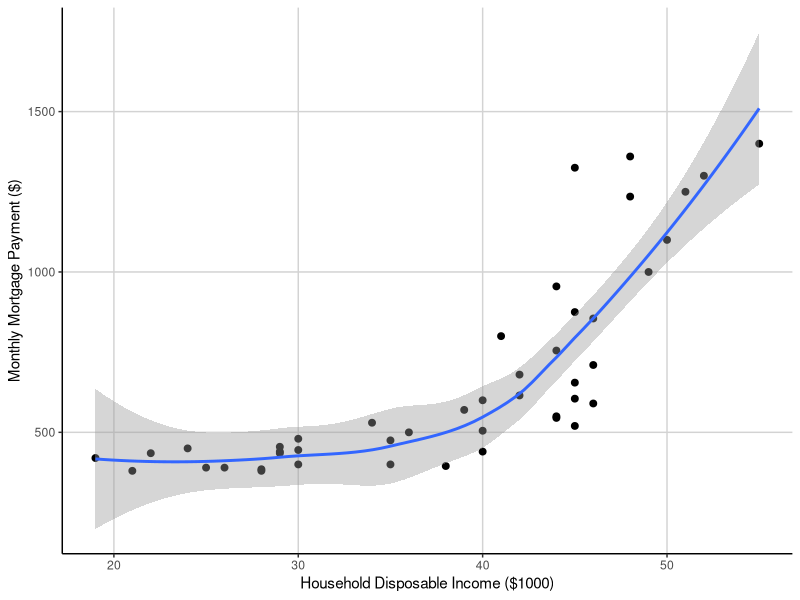
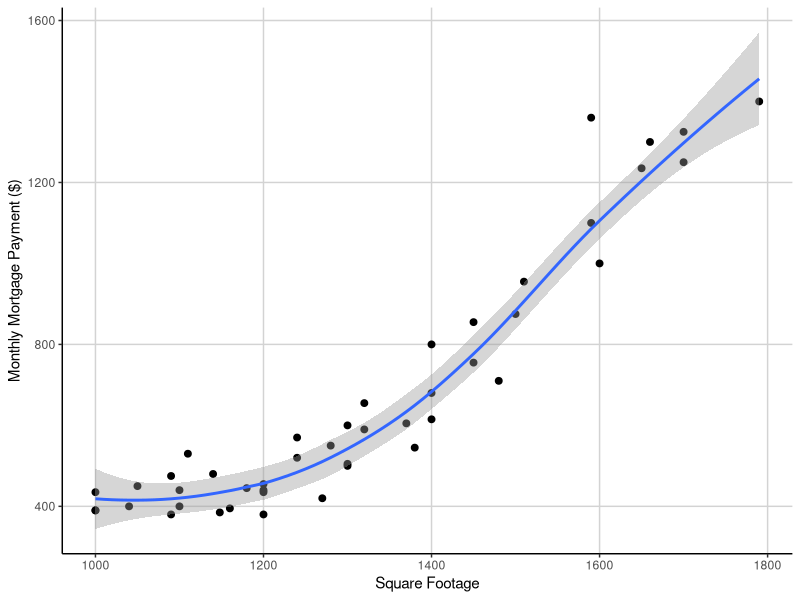
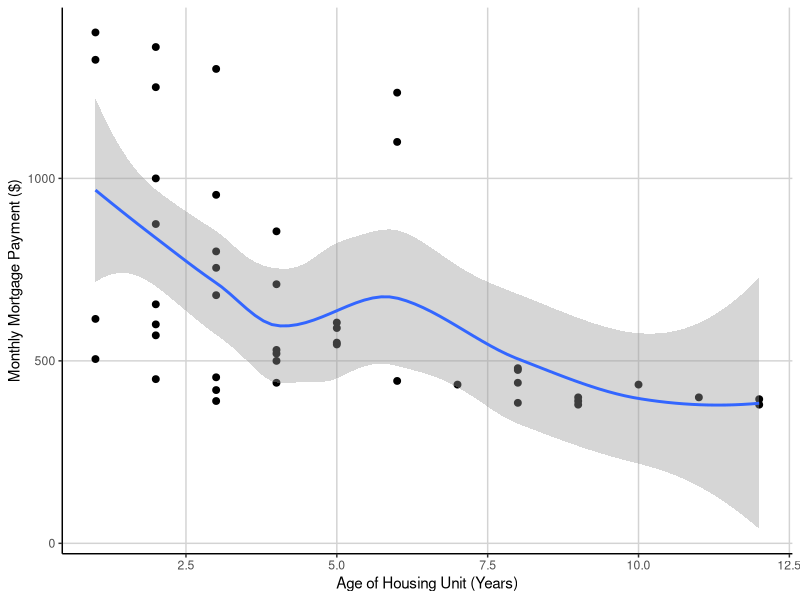
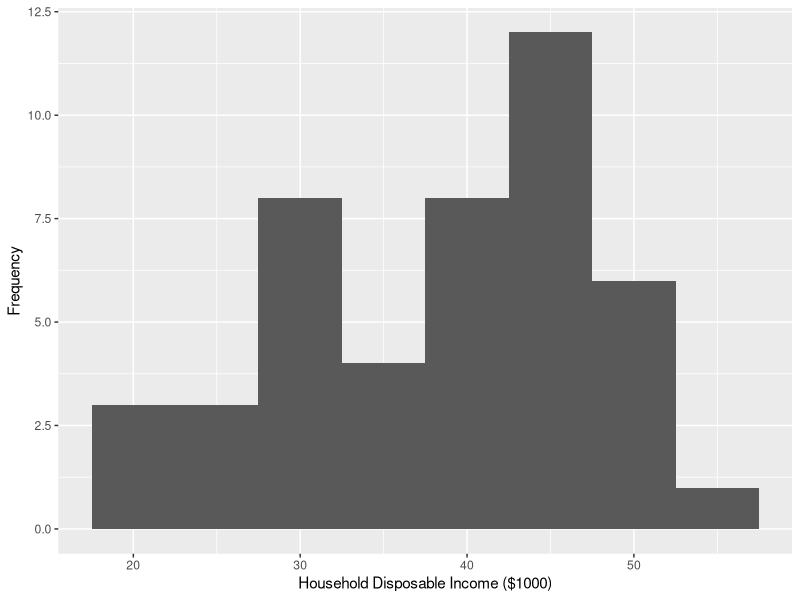
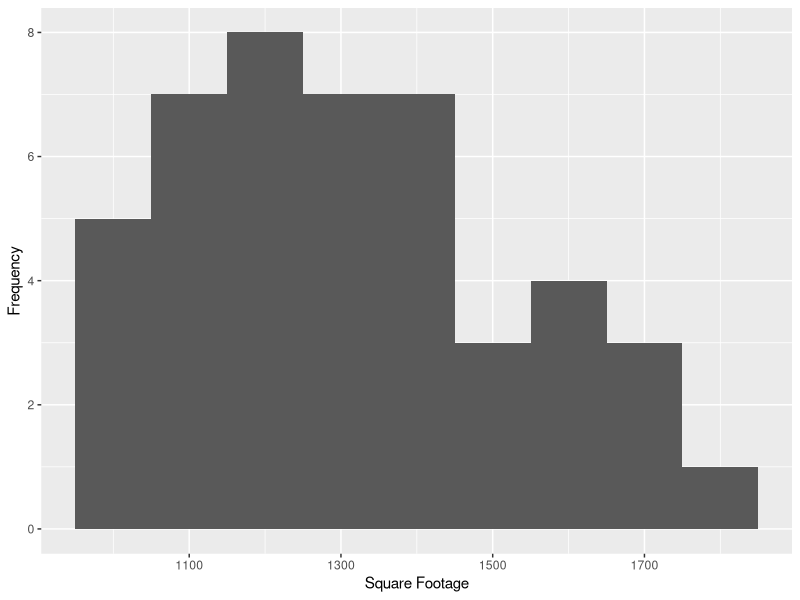
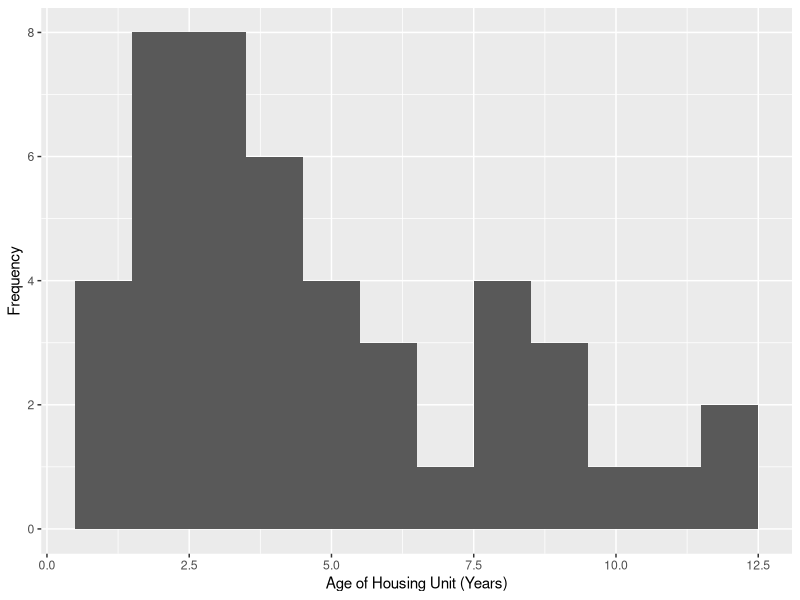
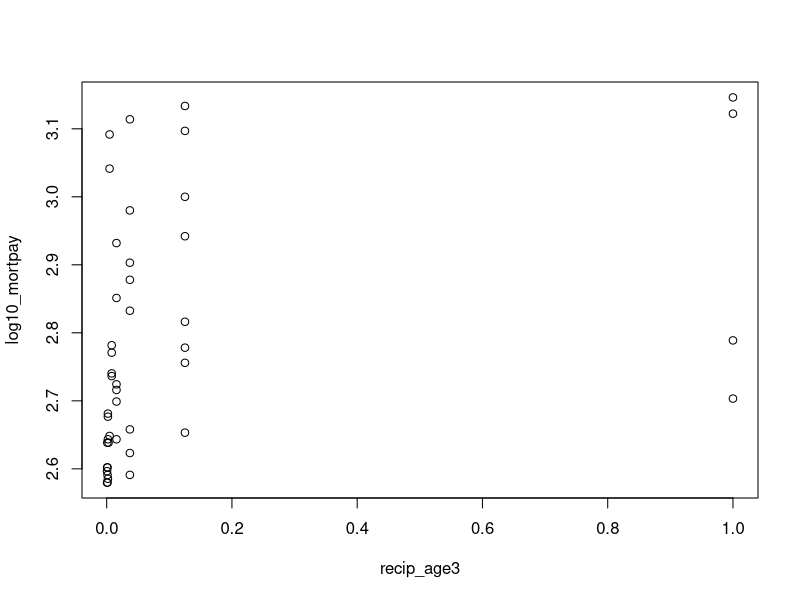
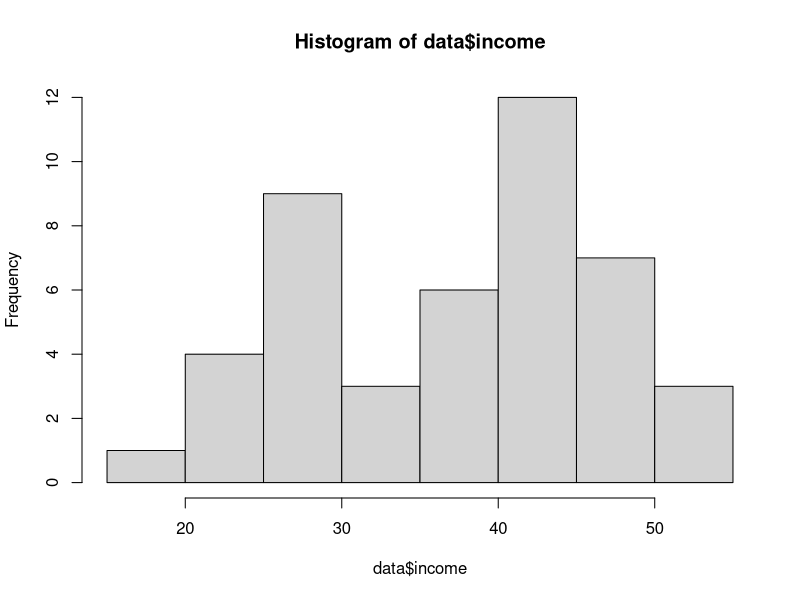

These figures' R source, in order: (Note: this script raises an error after producing the figures.)
# Ellen Bledsoe
# GEO6161 Lab 1 script
# Initiated: Feb. 12, 2016

# load library
library(dplyr)
library(ggplot2)

# read in file
data <- read.csv(file = "Lab_data.csv", header = TRUE)

# approach
  # scatterplots of variables against Y
  # check assumptions
  # add interactions?
  # run AIC and stepwise regressions to determine model of best fit

# prep the dataset
colnames(data) <- c("obs", "mortpay", "income", "sqfoot", "loans", "age")

# scatterplots of variables against Y
ggplot(data, aes(x = income, y = mortpay)) +
  geom_point(size = 2) +
  geom_smooth() +
  xlab("Household Disposable Income ($1000)") +
  ylab("Monthly Mortgage Payment ($)") + 
  theme(panel.background = element_blank(), axis.line = element_line(colour = "black"), panel.grid.major = element_line(colour = "light gray"))
ggsave(file = "mortpay_vs_income.png", width = 5, height = 5)

ggplot(data, aes(x = sqfoot, y = mortpay)) +
  geom_point(size = 2) +
  geom_smooth() +
  xlab("Square Footage") +
  ylab("Monthly Mortgage Payment ($)") + 
  theme(panel.background = element_blank(), axis.line = element_line(colour = "black"), panel.grid.major = element_line(colour = "light gray"))
ggsave(file = "mortpay_vs_sqfoot.png", width = 5, height = 5)

ggplot(data, aes(x = age, y = mortpay)) +
  geom_point(size = 2) +
  geom_smooth() +
  xlab("Age of Housing Unit (Years)") +
  ylab("Monthly Mortgage Payment ($)") + 
  theme(panel.background = element_blank(), axis.line = element_line(colour = "black"), panel.grid.major = element_line(colour = "light gray"))
ggsave(file = "mortpay_vs_age.png", width = 5, height = 5)

# histograms of independent variables
ggplot(data, aes(x = income)) +
  geom_histogram(binwidth = 5) +
  xlab("Household Disposable Income ($1000)") +
  ylab("Frequency") 

ggplot(data, aes(x = sqfoot)) +
  geom_histogram(binwidth = 100) +
  xlab("Square Footage") +
  ylab("Frequency") 

ggplot(data, aes(x = age)) +
  geom_histogram(binwidth = 1) +
  xlab("Age of Housing Unit (Years)") +
  ylab("Frequency") 

# log transform variables
data <- select(data, obs:age) %>% 
        mutate(log_income = log(income)) %>% 
        mutate(log_sqfoot = log(sqfoot)) %>% 
        mutate(log_mortpay = log(mortpay))

# sqrt transform
data <- select(data, obs:log_mortpay) %>% 
        mutate(sq_income = sqrt(income)) %>% 
        mutate(sq_sqfoot = sqrt(sqfoot)) %>% 
        mutate(recip_income = (1/income)) %>% 
        mutate(recip_sqfoot = (1/sqfoot)) %>% 
        mutate(cube_root_age = (age^(1/3)))
head(data)
data <- select(data, obs:cube_root_age) %>% 
        mutate(income2 = income^2) %>% 
        mutate(sqfoot2 = sqfoot^2) %>% 
        mutate(age3 = age^3) %>% 
        mutate(ageneg3 = age^-3) %>% 
        mutate(log10_income = log10(income)) %>% 
        mutate(log10_sqfoot = log10(sqfoot)) %>% 
        mutate(log10_mortpay = log10(mortpay)) %>% 
        mutate(recip_root_income = income^(-.5)) %>% 
        mutate(recip_root_sqfoot = sqfoot^(-.5)) %>% 
        mutate(recip_sq_income = income^(-2)) %>% 
        mutate(recip_sq_sqfoot = sqfoot^(-2)) %>% 
        mutate(income3 = income^3) %>% 
        mutate(recip_income = income^(-1)) %>% 
        mutate(recip_trio_income = income^(-1/3)) %>% 
        mutate(recip_quart_income = income^(-1/4)) %>%
        mutate(income2half = income^(2.5)) %>% 
        mutate(recip_age3 = 1/age3)
      
  
plot(data = data, log10_mortpay ~ recip_age3)
hist(data$income)

ggplot(data, aes(x = age, y = mortpay)) +
  geom_point(size = 2) +
  geom_smooth() +
  xlab("Household Disposable Income ($1000)") +
  ylab("Monthly Mortgage Payment ($)") + 
  theme(panel.background = element_blank(), axis.line = element_line(colour = "black"), panel.grid.major = element_line(colour = "light gray"))

# look at predicted vs residuals
plot(data$mortpay ~ data$income, xlab = "Household Disposable Income ($1000)", ylab = "Monthly Mortgage Payment ($)")
reg <- lm(data$mortpay ~ data$income)
abline(reg, col="red", lwd=3) 
predicted<-predict.lm(reg)
residuals<-data$mortpay-predicted
plot(predicted,residuals,cex=2,cex.lab=1.5,cex.axis=1.15, ylab=" Residuals", xlab= "Predicted Y")
abline(a=0,b=0, col="red", lwd=3,lty="dashed")
pred_res <- cbind(predicted, residuals)
as.data.frame(pred_res)
dev.copy(png, "residuals_vs_predicted_income.png")
dev.off()
stdRes = rstandard(reg)
qqnorm(stdRes,ylab="Standardized Residuals", xlab="Theoretical Quantiles")
qqline(stdRes, col=2,lwd=2)
dev.copy(png, "qqplot_income.png")
dev.off
hist(stdRes)

reg2 <- lm(data$mortpay ~ data$sqfoot)
abline(reg2, col="red", lwd=3) 
predicted2<-predict.lm(reg2)
residuals2<-data$mortpay-predicted2
plot(predicted2,residuals2,cex=2,cex.lab=1.5,cex.axis=1.15, ylab=" Residuals", xlab= "Predicted Y")
abline(a=0,b=0, col="red", lwd=3,lty="dashed")
dev.copy(png, "residuals_vs_predicted_sqfoot.png")
dev.off()
stdRes2 = rstandard(reg2)
qqnorm(stdRes2,ylab="Standardized Residuals", xlab="Theoretical Quantiles")
qqline(stdRes2, col=2,lwd=2)
dev.copy(png, "qqplot_sqfoot.png")
dev.off
hist(stdRes)

reg3 <- lm(data$mortpay ~ data$age)
abline(reg3, col="red", lwd=3) 
predicted3<-predict.lm(reg3)
residuals3<-data$mortpay-predicted3
plot(predicted3,residuals3,cex=2,cex.lab=1.5,cex.axis=1.15, ylab=" Residuals", xlab= "Predicted Y")
abline(a=0,b=0, col="red", lwd=3,lty="dashed")
dev.copy(png, "residuals_vs_predicted_sqfoot.png")
dev.off()
stdRes2 = rstandard(reg2)
qqnorm(stdRes2,ylab="Standardized Residuals", xlab="Theoretical Quantiles")
qqline(stdRes2, col=2,lwd=2)
dev.copy(png, "qqplot_sqfoot.png")
dev.off
hist(stdRes)

ggplot(pred_res, aes(x = predicted, y = residuals)) +
 gg_hline(yintercept = 0) +
  theme(panel.background = element_blank(), axis.line = element_line(colour = "black"))
        